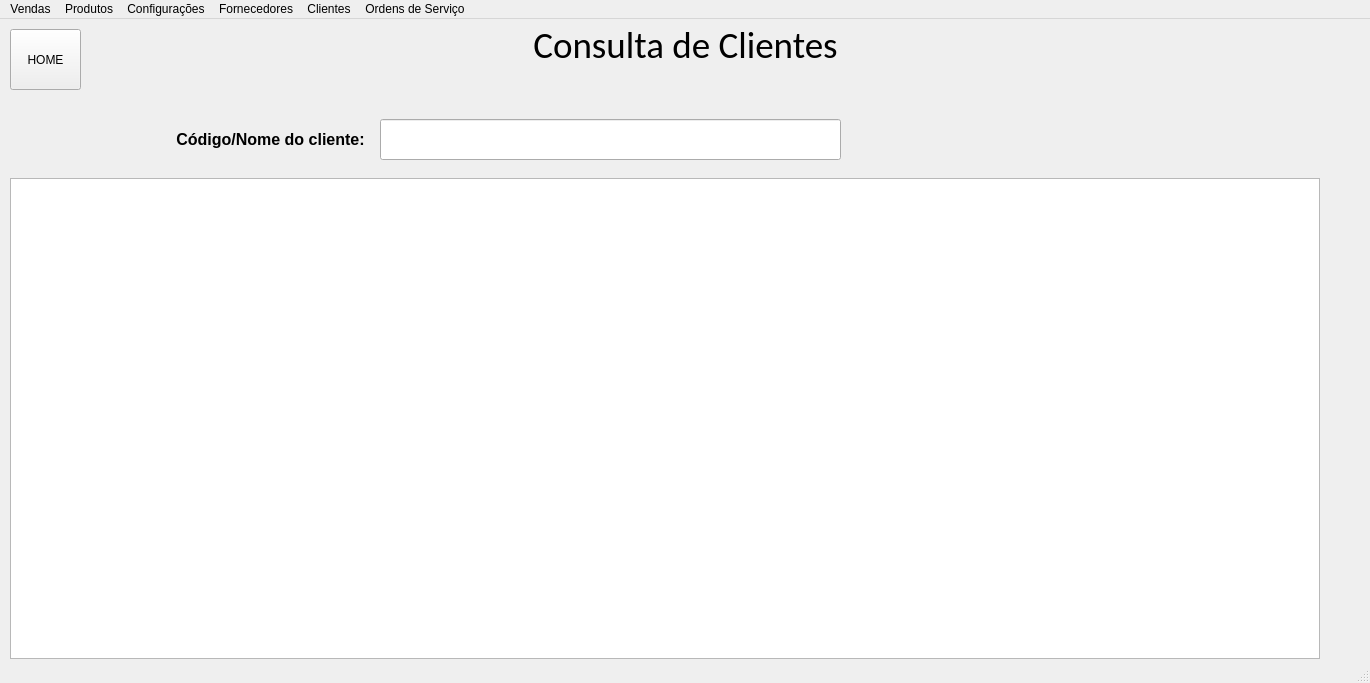
<?xml version="1.0" encoding="UTF-8"?>
<ui version="4.0">
 <class>MainWindow</class>
 <widget class="QMainWindow" name="MainWindow">
  <property name="geometry">
   <rect>
    <x>0</x>
    <y>0</y>
    <width>1370</width>
    <height>683</height>
   </rect>
  </property>
  <property name="windowTitle">
   <string>MainWindow</string>
  </property>
  <widget class="QWidget" name="centralwidget">
   <widget class="QLabel" name="consulta_clientes_label2">
    <property name="geometry">
     <rect>
      <x>150</x>
      <y>90</y>
      <width>241</width>
      <height>60</height>
     </rect>
    </property>
    <property name="font">
     <font>
      <pointsize>12</pointsize>
      <weight>75</weight>
      <bold>true</bold>
     </font>
    </property>
    <property name="text">
     <string>Código/Nome do cliente:</string>
    </property>
    <property name="alignment">
     <set>Qt::AlignCenter</set>
    </property>
   </widget>
   <widget class="QLineEdit" name="consulta_clientes_input">
    <property name="geometry">
     <rect>
      <x>380</x>
      <y>100</y>
      <width>461</width>
      <height>41</height>
     </rect>
    </property>
   </widget>
   <widget class="QPushButton" name="botao_home">
    <property name="geometry">
     <rect>
      <x>10</x>
      <y>10</y>
      <width>71</width>
      <height>61</height>
     </rect>
    </property>
    <property name="text">
     <string>HOME</string>
    </property>
   </widget>
   <widget class="QTableWidget" name="consulta_clientes_tabela">
    <property name="geometry">
     <rect>
      <x>10</x>
      <y>159</y>
      <width>1310</width>
      <height>481</height>
     </rect>
    </property>
   </widget>
   <widget class="QLabel" name="consulta_clientes_label">
    <property name="geometry">
     <rect>
      <x>0</x>
      <y>0</y>
      <width>1371</width>
      <height>51</height>
     </rect>
    </property>
    <property name="font">
     <font>
      <family>Calibri</family>
      <pointsize>28</pointsize>
      <weight>50</weight>
      <bold>false</bold>
     </font>
    </property>
    <property name="text">
     <string>Consulta de Clientes</string>
    </property>
    <property name="alignment">
     <set>Qt::AlignCenter</set>
    </property>
   </widget>
   <zorder>consulta_clientes_label2</zorder>
   <zorder>consulta_clientes_input</zorder>
   <zorder>consulta_clientes_tabela</zorder>
   <zorder>consulta_clientes_label</zorder>
   <zorder>botao_home</zorder>
  </widget>
  <widget class="QMenuBar" name="menubar">
   <property name="geometry">
    <rect>
     <x>0</x>
     <y>0</y>
     <width>1370</width>
     <height>21</height>
    </rect>
   </property>
   <widget class="QMenu" name="menu_vendas">
    <property name="title">
     <string>Vendas</string>
    </property>
    <addaction name="acao_realizar_venda"/>
    <addaction name="acao_consultar_vendas"/>
    <addaction name="acao_relatorio_vendas"/>
   </widget>
   <widget class="QMenu" name="menu_produtos">
    <property name="title">
     <string>Produtos</string>
    </property>
    <addaction name="acao_cadastrar_produtos"/>
    <addaction name="acao_estoque_produtos"/>
    <addaction name="acao_relatorio_produtos"/>
   </widget>
   <widget class="QMenu" name="menu_configuracoes">
    <property name="title">
     <string>Configurações</string>
    </property>
    <addaction name="acao_predefinicoes"/>
    <addaction name="acao_sobre"/>
   </widget>
   <widget class="QMenu" name="menuFornecedores">
    <property name="title">
     <string>Fornecedores</string>
    </property>
    <addaction name="acao_cadastro_forn"/>
    <addaction name="acao_consulta_forn"/>
    <addaction name="acao_relatorios_forn"/>
   </widget>
   <widget class="QMenu" name="menuClientes">
    <property name="title">
     <string>Clientes</string>
    </property>
    <addaction name="acao_cadastro_clientes"/>
    <addaction name="acao_consulta_clientes"/>
    <addaction name="acao_relatorios_clientes"/>
   </widget>
   <widget class="QMenu" name="menuOrdens_de_Servi_o">
    <property name="title">
     <string>Ordens de Serviço</string>
    </property>
    <addaction name="acao_nova_os"/>
    <addaction name="acao_consulta_os"/>
    <addaction name="acao_relatorios_os"/>
   </widget>
   <addaction name="menu_vendas"/>
   <addaction name="menu_produtos"/>
   <addaction name="menu_configuracoes"/>
   <addaction name="menuFornecedores"/>
   <addaction name="menuClientes"/>
   <addaction name="menuOrdens_de_Servi_o"/>
  </widget>
  <widget class="QStatusBar" name="statusbar"/>
  <action name="acao_realizar_venda">
   <property name="text">
    <string>Realizar Venda</string>
   </property>
  </action>
  <action name="acao_consultar_vendas">
   <property name="text">
    <string>Consultar Vendas</string>
   </property>
  </action>
  <action name="acao_relatorio_vendas">
   <property name="text">
    <string>Relatório de vendas</string>
   </property>
  </action>
  <action name="acao_cadastrar_produtos">
   <property name="text">
    <string>Cadastrar produtos</string>
   </property>
  </action>
  <action name="acao_estoque_produtos">
   <property name="text">
    <string>Estoque de produtos</string>
   </property>
  </action>
  <action name="acao_relatorio_produtos">
   <property name="text">
    <string>Relatório de produtos</string>
   </property>
  </action>
  <action name="acao_predefinicoes">
   <property name="text">
    <string>Predefinições</string>
   </property>
  </action>
  <action name="acao_sobre">
   <property name="text">
    <string>Sobre</string>
   </property>
  </action>
  <action name="acao_cadastro_forn">
   <property name="text">
    <string>Cadastro</string>
   </property>
  </action>
  <action name="acao_consulta_forn">
   <property name="text">
    <string>Consulta</string>
   </property>
  </action>
  <action name="acao_cadastro_clientes">
   <property name="text">
    <string>Cadastro</string>
   </property>
  </action>
  <action name="acao_consulta_clientes">
   <property name="text">
    <string>Consulta</string>
   </property>
  </action>
  <action name="acao_nova_os">
   <property name="text">
    <string>Nova O.S.</string>
   </property>
  </action>
  <action name="acao_consulta_os">
   <property name="text">
    <string>Consulta</string>
   </property>
  </action>
  <action name="acao_relatorios_os">
   <property name="text">
    <string>Relatório de O.S.</string>
   </property>
  </action>
  <action name="acao_relatorios_clientes">
   <property name="text">
    <string>Relatorio de clientes</string>
   </property>
  </action>
  <action name="acao_relatorios_forn">
   <property name="text">
    <string>Relatório de fornecedores</string>
   </property>
  </action>
 </widget>
 <resources/>
 <connections/>
</ui>
